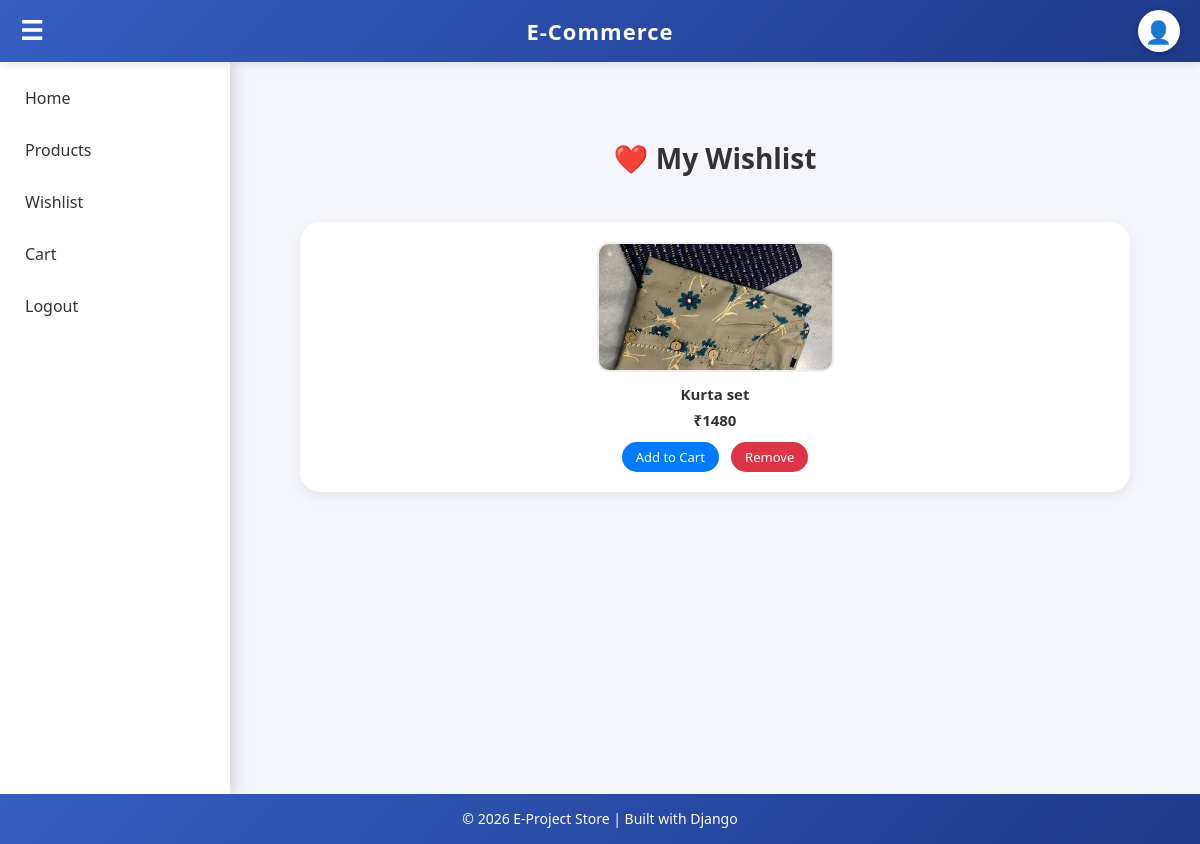
The app's page /wishlist-view/ (signed in) with its own data.
### myapp2/models.py (models this page shows, shortened)
class Wishlist(models.Model):
    user = models.ForeignKey(User, on_delete=models.CASCADE)
    product = models.ForeignKey(Productdetails, on_delete=models.CASCADE)
    class Meta:
        unique_together = ('user', 'product')

class Productdetails(models.Model):
    image = models.ImageField(upload_to='products/')
    product_name = models.CharField(max_length=200)
    price = models.IntegerField()
    quantity = models.CharField()
    description = models.TextField()

### myapp2/views.py (the view)
# urls.py: path('wishlist-view/',views.wishlist_view,name='wishlist_view'),
@login_required
def wishlist_view(request):
    wishlist_items = Wishlist.objects.filter(user=request.user)
    return render(request, 'Users/wishlist.html', {'wishlist_items': wishlist_items})

### myapp2/templates/Users/wishlist.html (shortened to what this page needs)
{% extends "base.html" %}
{% block content %}
<h2 class="wishlist-title">❤️ My Wishlist</h2>
<div class="wishlist-container">
    {% for item in wishlist_items %}
    <div class="wishlist-card">
        <img src="{{ item.product.image.url }}"
             alt="{{ item.product.product_name }}">
        <h4>{{ item.product.product_name }}</h4>
        <h4 class="price">₹{{ item.product.price }}</h4>
        <div class="btn-group">
            <a href="{% url 'myapp2:cart_view' %}" class="cart-btn">Add to Cart</a>
            <a href="{% url 'myapp2:wishlist' item.product.id %}"
               class="remove-btn">Remove</a>
        </div>
    </div>
    {% empty %}
        <p class="empty-message">Your wishlist is empty ❤️</p>
    {% endfor %}
</div>
{% endblock %}

### myapp2/templates/base.html (style rules this page uses)
* { box-sizing: border-box; }
html, body { margin: 0; padding: 0; width: 100%; min-height: 100%; font-family: 'Segoe UI', Arial, sans-serif; background: #f4f6fb; }

### myapp2/templates/Users/wishlist.html (style rules this page uses)
.wishlist-title { text-align: center; margin: 25px 0; font-size: 28px; font-weight: bold; color: #333; }
.wishlist-container { display: grid; grid-template-columns: repeat(auto-fit, minmax(260px, 1fr)); gap: 25px; padding: 20px 40px; }
.wishlist-card { background: #ffffff; border-radius: 20px; box-shadow: 0 4px 12px rgba(0,0,0,0.08); padding: 20px; text-align: center; transition: transform 0.2s ease, box-shadow 0.2s ease; }
.wishlist-card img { width: 30%; height: 130px; object-fit: cover; border-radius: 12px; border: 2px solid #eee; display: block; margin-bottom: 12px; margin: 0 auto 12px; }
.wishlist-card h4 { margin: 6px 0; font-size: 15px; color: #333; }
.price { font-size: 17px; font-weight: bold; color: #1e7e34; }
.btn-group { margin-top: 12px; }
.cart-btn { display: inline-block; padding: 6px 14px; background: #007bff; color: white; border-radius: 20px; text-decoration: none; font-size: 13px; margin-right: 8px; transition: background 0.3s ease; }
.remove-btn { display: inline-block; padding: 6px 14px; background: #dc3545; color: white; border-radius: 20px; text-decoration: none; font-size: 13px; transition: background 0.3s ease; }

### records on screen
Wishlist: product.image (picture), product.product_name "Kurta set", product.price "1480"
